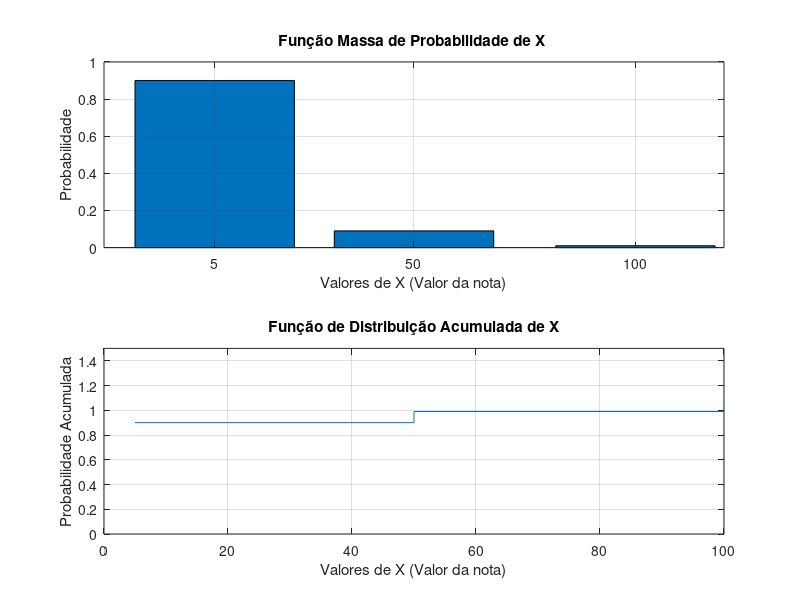

The MATLAB source for this figure:
% Defina os valores de X e suas probabilidades
valores_X_1 = [90,9,1];
probabilidades_1 = [90/100, 9/100,1/100];

% Defina os valores de X e suas probabilidades
valores_X = [5,50,100];
probabilidades = [90/100, 9/100,1/100];

% Crie o gráfico da PMF
subplot(2, 1, 1); % Crie um subplot (2 linhas, 1 coluna) e selecione o primeiro
% Crie o gráfico da PMF
bar(valores_X, probabilidades);
xlabel('Valores de X (Valor da nota)');
ylabel('Probabilidade');
title('Função Massa de Probabilidade de X ');
ylim([0, 1]);
grid on;

% Calcule a função de distribuição acumulada (CDF)
cdf = cumsum(probabilidades);

% Crie o gráfico da CDF usando stairs
subplot(2, 1, 2); % Selecione o segundo subplot
stairs(valores_X, cdf);
xlabel('Valores de X (Valor da nota)');
ylabel('Probabilidade Acumulada');
title('Função de Distribuição Acumulada de X');
ylim([0, 1.5]);
grid on;





